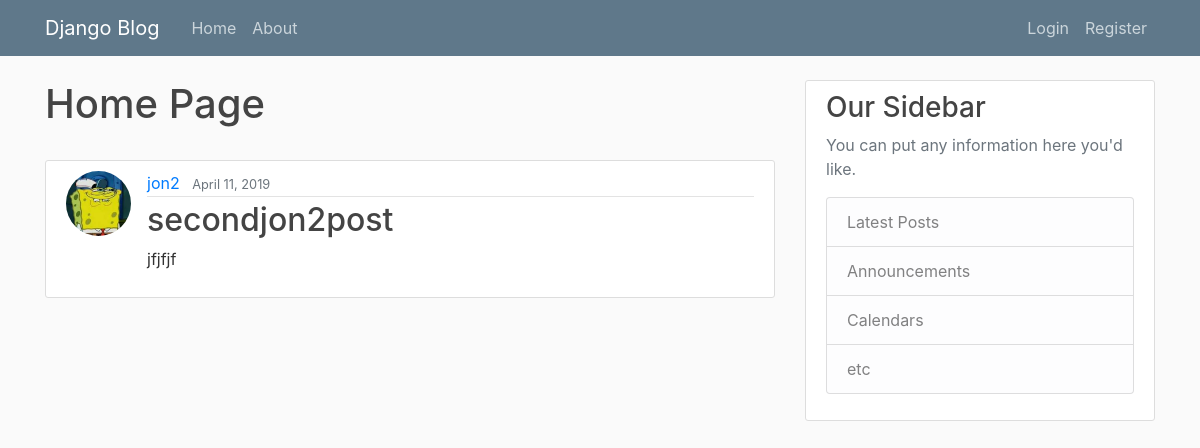
The page /post/13/ on the database its author committed.
### blog/models.py (models this page shows, shortened)
class Post(models.Model):
	title = models.CharField(max_length=100)
	content = models.TextField()
	date_posted = models.DateTimeField(default = timezone.now)
	author = models.ForeignKey(User, on_delete = models.CASCADE)

### users/models.py (models this page shows, shortened)
class Profile(models.Model):
    user = models.OneToOneField(User, on_delete=models.CASCADE)
    image = models.ImageField(default='spongebob.jpg', upload_to='profile_pics')

### blog/views.py (the view)
# urls.py: path('post/<int:pk>/',PostDetailView.as_view(), name="blog-post"),
class PostDetailView(DetailView):
	model = Post
	context_object_name = 'post'

### blog/templates/blog/post_detail.html (shortened to what this page needs)
{% extends 'blog/base.html' %}
{%block content%}
	<h1>Home Page</h1>
	<br>
		<article class="media content-section">
      <img class = 'rounded-circle article-img' src='{{post.author.profile.image.url}}'>
  		<div class="media-body">
    		<div class="article-metadata">
      			<a class="mr-2" href="{% url 'user-posts' post.author.username %}">{{ post.author }}</a>
      			<small class="text-muted">{{ post.date_posted|date:"F d, o" }}</small>
    		</div>
    	<h2><a class="article-title" href="#">{{ post.title }}</a></h2>
    	<p class="article-content">{{ post.content }}</p>
  		</div>
    </article>
{%endblock content%}

### blog/static/blog/main.css (style rules this page uses)
body { background: #fafafa; color: #333333; margin-top: 5rem; }
h1, h2, h3, h4, h5, h6 { color: #444444; }
.content-section { background: #ffffff; padding: 10px 20px; border: 1px solid #dddddd; border-radius: 3px; margin-bottom: 20px; }
.article-title { color: #444444; }
.article-content { white-space: pre-line; }
.article-img { height: 65px; width: 65px; margin-right: 16px; }
.article-metadata { padding-bottom: 1px; margin-bottom: 4px; border-bottom: 1px solid #e3e3e3 }

### rows shown on the page
Post: author.profile.image (picture), author "jon2", date_posted "April 11, 2019", title "secondjon2post", content "jfjfjf"
